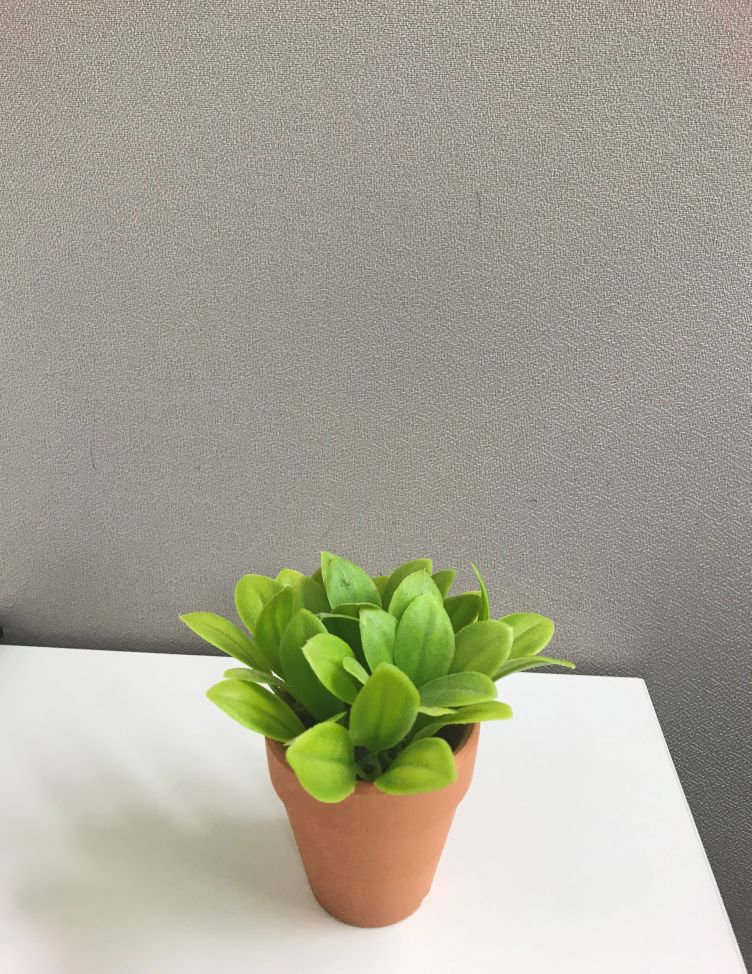
#> input picture imgs/IMG_1380.JPG, 3005 x 3895 px, found by its file name (shown at 1/4 size)
$ python integrate.py
#> lines starting #> are read from the running program, lines starting #| are printed output that depends on the picture
# -*- coding: utf-8 -*-
"""
Created on Sun Jun  9 15:09:43 2019

@author: yamad
"""
import matplotlib.pyplot as plt
import matplotlib.image as mpimg
import numpy as np
import cv2

src1 = cv2.imread('imgs/IMG_1380.jpg')
#> src1 is the input picture: shape (3895, 3005, 3); mean B, G, R 148.6, 164.7, 167.9
src2 = cv2.imread('imgs/IMG_1387.jpg')
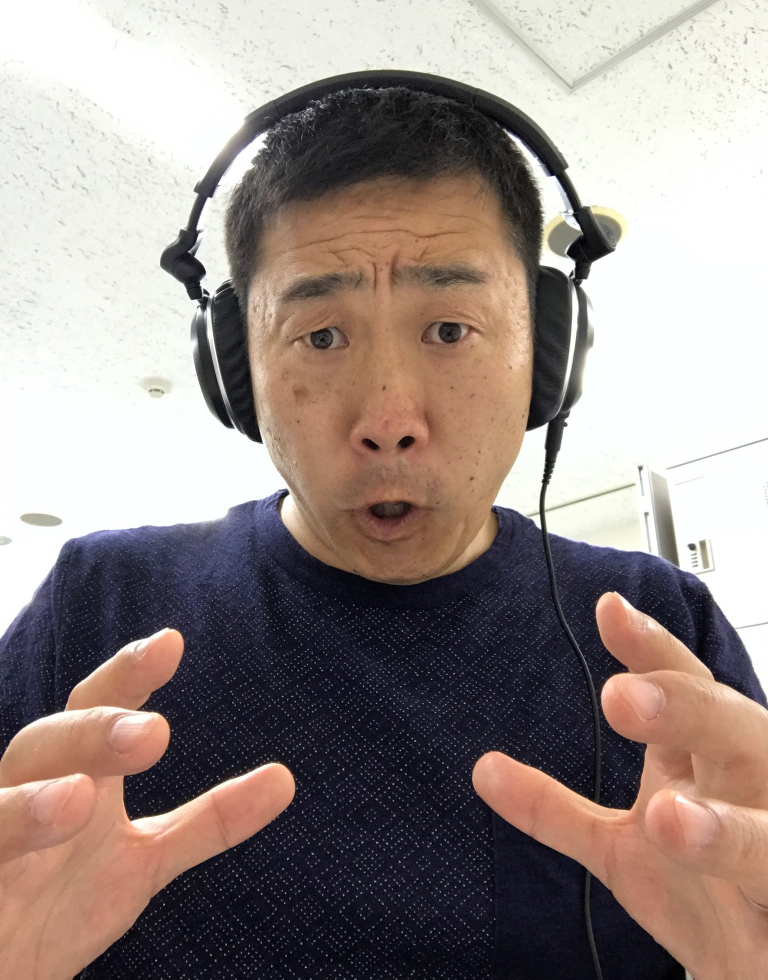
#> input picture imgs/IMG_1387.JPG, 2304 x 2940 px, found by its file name (shown at 1/3 size)
#> src2 is the input picture: shape (2940, 2304, 3); mean B, G, R 134.1, 138.5, 151.4

src2 = cv2.resize(src2, src1.shape[1::-1])
#> src2: shape (3895, 3005, 3)

dst = cv2.addWeighted(src1, 0.5, src2, 0.5, 0)
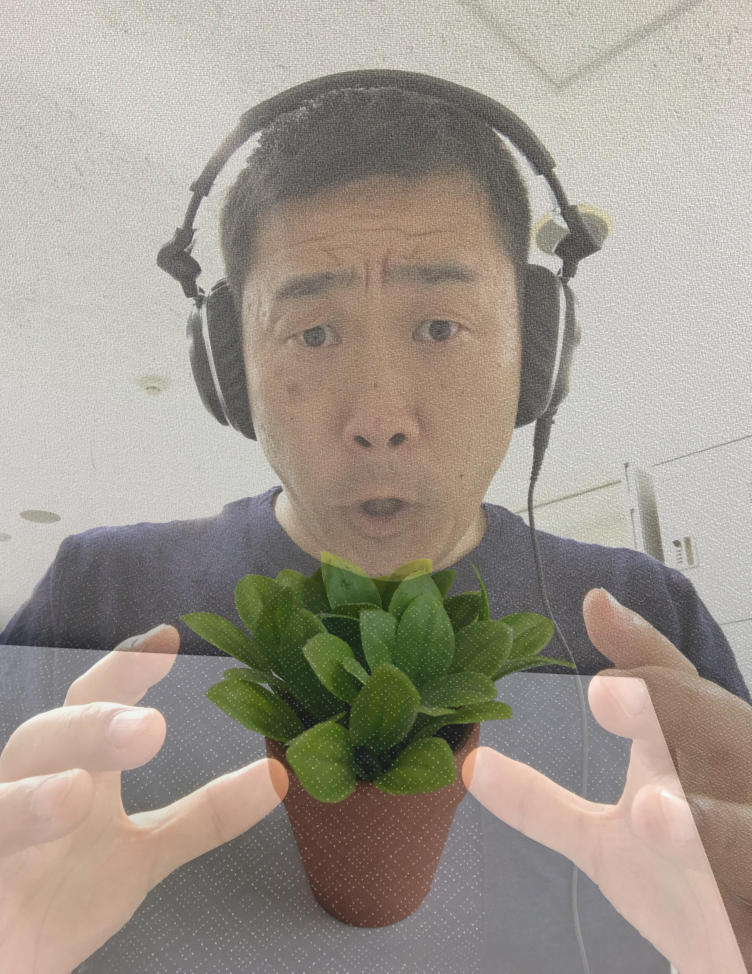
#> dst: shape (3895, 3005, 3) (shown at 1/4 size); mean B, G, R 141.3, 151.6, 159.6

cv2.imwrite('imgs/opencv_add_weighted.jpg', dst)
